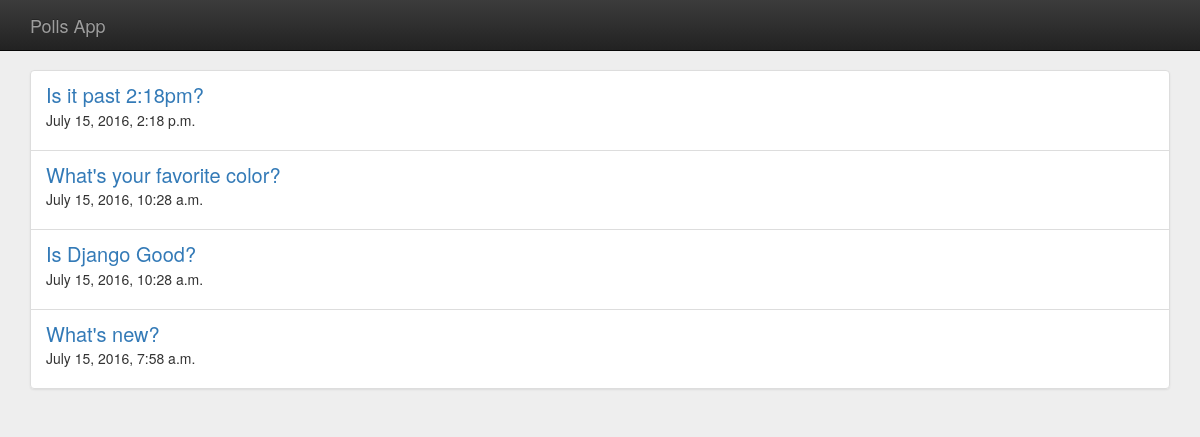
Screenshot of /polls/ with the database file from the repository.
### polls/models.py (models this page shows, shortened)
class Question(models.Model):
    question_text = models.CharField(max_length=200)
    pub_date = models.DateTimeField('date published')
    def was_published_recently(self):
        now = timezone.now()
        return now - datetime.timedelta(days=1) <= self.pub_date <= now
    was_published_recently.admin_order_field = 'pub_date'
    was_published_recently.boolean = True
    was_published_recently.short_description = 'Published recently?'

### polls/views.py (the view)
class IndexView(generic.ListView):
    template_name = 'polls/index.html'
    context_object_name = 'latest_question_list'
    def get_queryset(self):
        return Question.objects.filter(
            pub_date__lte=timezone.now()
        ).order_by('-pub_date')[:5]

### polls/templates/polls/index.html
{% extends "polls/base.html" %}
{% load staticfiles %}
{% block content %}
  {% if latest_question_list %}
    <ul class="list-group">
      {% for question in latest_question_list %}
        <li class="list-group-item">
          <a class="poll-link" href="{% url 'polls:detail' question.id %}">{{ question.question_text }}</a>
          <p class="poll-pub-date">{{ question.pub_date }}</p>
        </li>
      {% endfor %}
    </ul>
  {% else %}
    <div class="alert alert-info" role="alert">No polls available at this time...</div>
  {% endif %}
{% endblock content %}

### polls/static/polls/style.css (style rules this page uses)
body { background-color: #EEE; }
.poll-link { font-size: 20px; }

### rows the page displays
Question: question_text "Is it past 2:18pm?", pub_date "July 15, 2016, 2:18 p.m."
Question: question_text "What's your favorite color?", pub_date "July 15, 2016, 10:28 a.m."
Question: question_text "Is Django Good?", pub_date "July 15, 2016, 10:28 a.m."
Question: question_text "What's new?", pub_date "July 15, 2016, 7:58 a.m."
